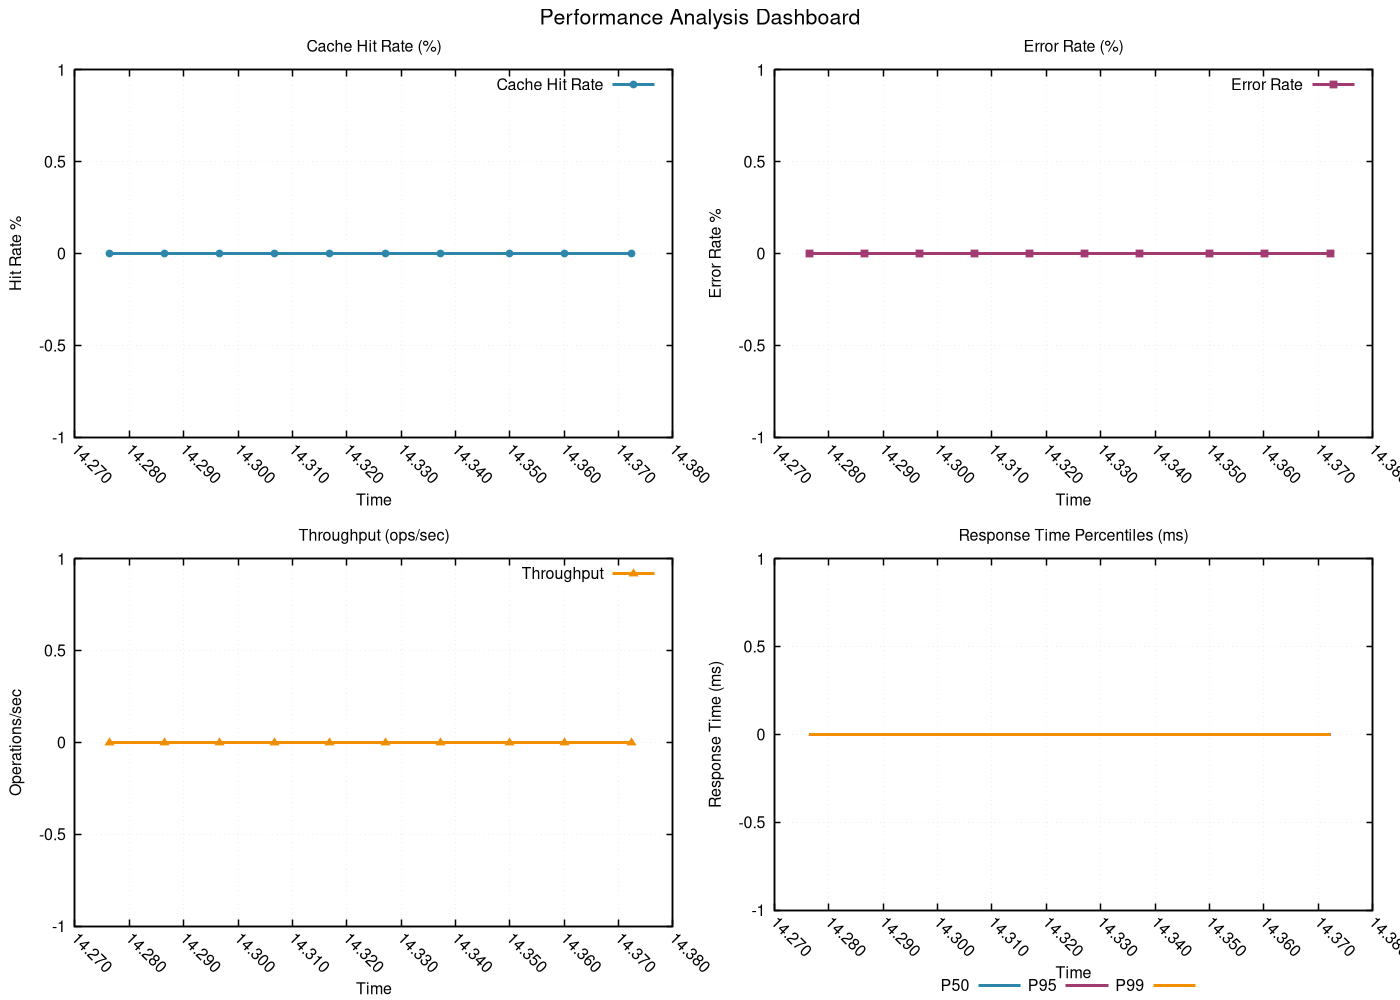

Write gnuplot code to recreate this figure.
# GNUplot script for performance metrics
set terminal pngcairo enhanced font 'Helvetica,12' size 1400,1000
set output 'png/bubble_sort_20260131_225122_algorithm.png'

set multiplot layout 2,2 title 'Performance Analysis Dashboard' font 'Helvetica,16'
set style line 1 lc rgb '#2E86AB' lt 1 lw 3 pt 7 ps 0.8
set style line 2 lc rgb '#A23B72' lt 1 lw 3 pt 5 ps 0.8
set style line 3 lc rgb '#F18F01' lt 1 lw 3 pt 9 ps 0.8
set style line 4 lc rgb '#F19C79' lt 1 lw 3 pt 11 ps 0.8
set style line 5 lc rgb '#0ABB9F' lt 1 lw 3 pt 13 ps 0.8

set format x "%.3f"
set xtics rotate by -45
set autoscale x

set title 'Cache Hit Rate (%)'
set xlabel 'Time'
set ylabel 'Hit Rate %'
set grid linestyle 1 lc rgb '#D3D3D3' lt 0 lw 1
set border linewidth 1.5
plot 'png/bubble_sort_20260131_225122_algorithm.dat' using 1:11 with linespoints ls 1 title 'Cache Hit Rate'
set title 'Error Rate (%)'
set xlabel 'Time'
set ylabel 'Error Rate %'
set grid linestyle 1 lc rgb '#D3D3D3' lt 0 lw 1
set border linewidth 1.5
plot 'png/bubble_sort_20260131_225122_algorithm.dat' using 1:12 with linespoints ls 2 title 'Error Rate'
set title 'Throughput (ops/sec)'
set xlabel 'Time'
set ylabel 'Operations/sec'
set grid linestyle 1 lc rgb '#D3D3D3' lt 0 lw 1
set border linewidth 1.5
plot 'png/bubble_sort_20260131_225122_algorithm.dat' using 1:13 with linespoints ls 3 title 'Throughput'
set title 'Response Time Percentiles (ms)'
set xlabel 'Time'
set ylabel 'Response Time (ms)'
set grid linestyle 1 lc rgb '#D3D3D3' lt 0 lw 1
set border linewidth 1.5
set key outside center bottom horizontal
plot 'png/bubble_sort_20260131_225122_algorithm.dat' using 1:14 with lines ls 1 title 'P50', \
     'png/bubble_sort_20260131_225122_algorithm.dat' using 1:15 with lines ls 2 title 'P95', \
     'png/bubble_sort_20260131_225122_algorithm.dat' using 1:16 with lines ls 3 title 'P99'
unset multiplot
